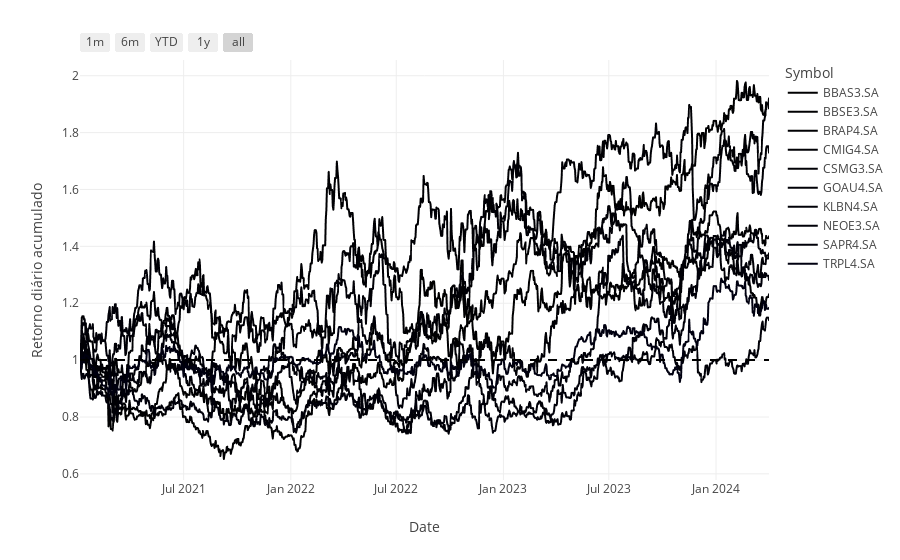

The notebook cell this image was saved under:
### Markdown cell above
## Obtenção do retorno diário acumulado

### Code cell
returns = stock_data.apply(lambda x: x / x[0])

fig, df_return_melted = plot_melted(returns, "Retorno diário acumulado", dash=True)
fig.show()

### Figure 1 — Plotly figure (JSON) as saved in the notebook; plotly's stock layout.template omitted (floating-point values rounded to 4 significant figures; data arrays with more than 128 entries replaced by an {"elided": "..."} marker saying what was removed)
{"data": [{"hovertemplate": "Symbol=BBAS3.SA<br>Date=%{x}<br>Retorno diário acumulado=%{y}<extra></extra>", "legendgroup": "BBAS3.SA", "line": {"color": "#000001", "dash": "solid"}, "marker": {"symbol": "circle"}, "mode": "lines", "name": "BBAS3.SA", "showlegend": true, "type": "scattergl", "x": {"elided": "1184 str values"}, "xaxis": "x", "y": {"elided": "1184 float values"}, "yaxis": "y"}, {"hovertemplate": "Symbol=BBSE3.SA<br>Date=%{x}<br>Retorno diário acumulado=%{y}<extra></extra>", "legendgroup": "BBSE3.SA", "line": {"color": "#000002", "dash": "solid"}, "marker": {"symbol": "circle"}, "mode": "lines", "name": "BBSE3.SA", "showlegend": true, "type": "scattergl", "x": {"elided": "1184 str values"}, "xaxis": "x", "y": {"elided": "1184 float values"}, "yaxis": "y"}, {"hovertemplate": "Symbol=BRAP4.SA<br>Date=%{x}<br>Retorno diário acumulado=%{y}<extra></extra>", "legendgroup": "BRAP4.SA", "line": {"color": "#000003", "dash": "solid"}, "marker": {"symbol": "circle"}, "mode": "lines", "name": "BRAP4.SA", "showlegend": true, "type": "scattergl", "x": {"elided": "1184 str values"}, "xaxis": "x", "y": {"elided": "1184 float values"}, "yaxis": "y"}, {"hovertemplate": "Symbol=CMIG4.SA<br>Date=%{x}<br>Retorno diário acumulado=%{y}<extra></extra>", "legendgroup": "CMIG4.SA", "line": {"color": "#000004", "dash": "solid"}, "marker": {"symbol": "circle"}, "mode": "lines", "name": "CMIG4.SA", "showlegend": true, "type": "scattergl", "x": {"elided": "1184 str values"}, "xaxis": "x", "y": {"elided": "1184 float values"}, "yaxis": "y"}, {"hovertemplate": "Symbol=CSMG3.SA<br>Date=%{x}<br>Retorno diário acumulado=%{y}<extra></extra>", "legendgroup": "CSMG3.SA", "line": {"color": "#000005", "dash": "solid"}, "marker": {"symbol": "circle"}, "mode": "lines", "name": "CSMG3.SA", "showlegend": true, "type": "scattergl", "x": {"elided": "1184 str values"}, "xaxis": "x", "y": {"elided": "1184 float values"}, "yaxis": "y"}, {"hovertemplate": "Symbol=GOAU4.SA<br>Date=%{x}<br>Retorno diário acumulado=%{y}<extra></extra>", "legendgroup": "GOAU4.SA", "line": {"color": "#000006", "dash": "solid"}, "marker": {"symbol": "circle"}, "mode": "lines", "name": "GOAU4.SA", "showlegend": true, "type": "scattergl", "x": {"elided": "1184 str values"}, "xaxis": "x", "y": {"elided": "1184 float values"}, "yaxis": "y"}, {"hovertemplate": "Symbol=KLBN4.SA<br>Date=%{x}<br>Retorno diário acumulado=%{y}<extra></extra>", "legendgroup": "KLBN4.SA", "line": {"color": "#000007", "dash": "solid"}, "marker": {"symbol": "circle"}, "mode": "lines", "name": "KLBN4.SA", "showlegend": true, "type": "scattergl", "x": {"elided": "1184 str values"}, "xaxis": "x", "y": {"elided": "1184 float values"}, "yaxis": "y"}, {"hovertemplate": "Symbol=NEOE3.SA<br>Date=%{x}<br>Retorno diário acumulado=%{y}<extra></extra>", "legendgroup": "NEOE3.SA", "line": {"color": "#000008", "dash": "solid"}, "marker": {"symbol": "circle"}, "mode": "lines", "name": "NEOE3.SA", "showlegend": true, "type": "scattergl", "x": {"elided": "1184 str values"}, "xaxis": "x", "y": {"elided": "1184 float values"}, "yaxis": "y"}, {"hovertemplate": "Symbol=SAPR4.SA<br>Date=%{x}<br>Retorno diário acumulado=%{y}<extra></extra>", "legendgroup": "SAPR4.SA", "line": {"color": "#000009", "dash": "solid"}, "marker": {"symbol": "circle"}, "mode": "lines", "name": "SAPR4.SA", "showlegend": true, "type": "scattergl", "x": {"elided": "1184 str values"}, "xaxis": "x", "y": {"elided": "1184 float values"}, "yaxis": "y"}, {"hovertemplate": "Symbol=TRPL4.SA<br>Date=%{x}<br>Retorno diário acumulado=%{y}<extra></extra>", "legendgroup": "TRPL4.SA", "line": {"color": "#000010", "dash": "solid"}, "marker": {"symbol": "circle"}, "mode": "lines", "name": "TRPL4.SA", "showlegend": true, "type": "scattergl", "x": {"elided": "1184 str values"}, "xaxis": "x", "y": {"elided": "1184 float values"}, "yaxis": "y"}], "layout": {"legend": {"title": {"text": "Symbol"}, "tracegroupgap": 0}, "margin": {"t": 60}, "shapes": [{"line": {"dash": "dash"}, "type": "line", "x0": 0, "x1": 1, "xref": "x domain", "y0": 1, "y1": 1, "yref": "y"}], "xaxis": {"anchor": "y", "domain": [0, 1], "rangeselector": {"buttons": [{"count": 1, "label": "1m", "step": "month", "stepmode": "backward"}, {"count": 6, "label": "6m", "step": "month", "stepmode": "backward"}, {"count": 1, "label": "YTD", "step": "year", "stepmode": "todate"}, {"count": 1, "label": "1y", "step": "year", "stepmode": "backward"}, {"step": "all"}]}, "title": {"text": "Date"}}, "yaxis": {"anchor": "x", "domain": [0, 1], "title": {"text": "Retorno diário acumulado"}}}}
